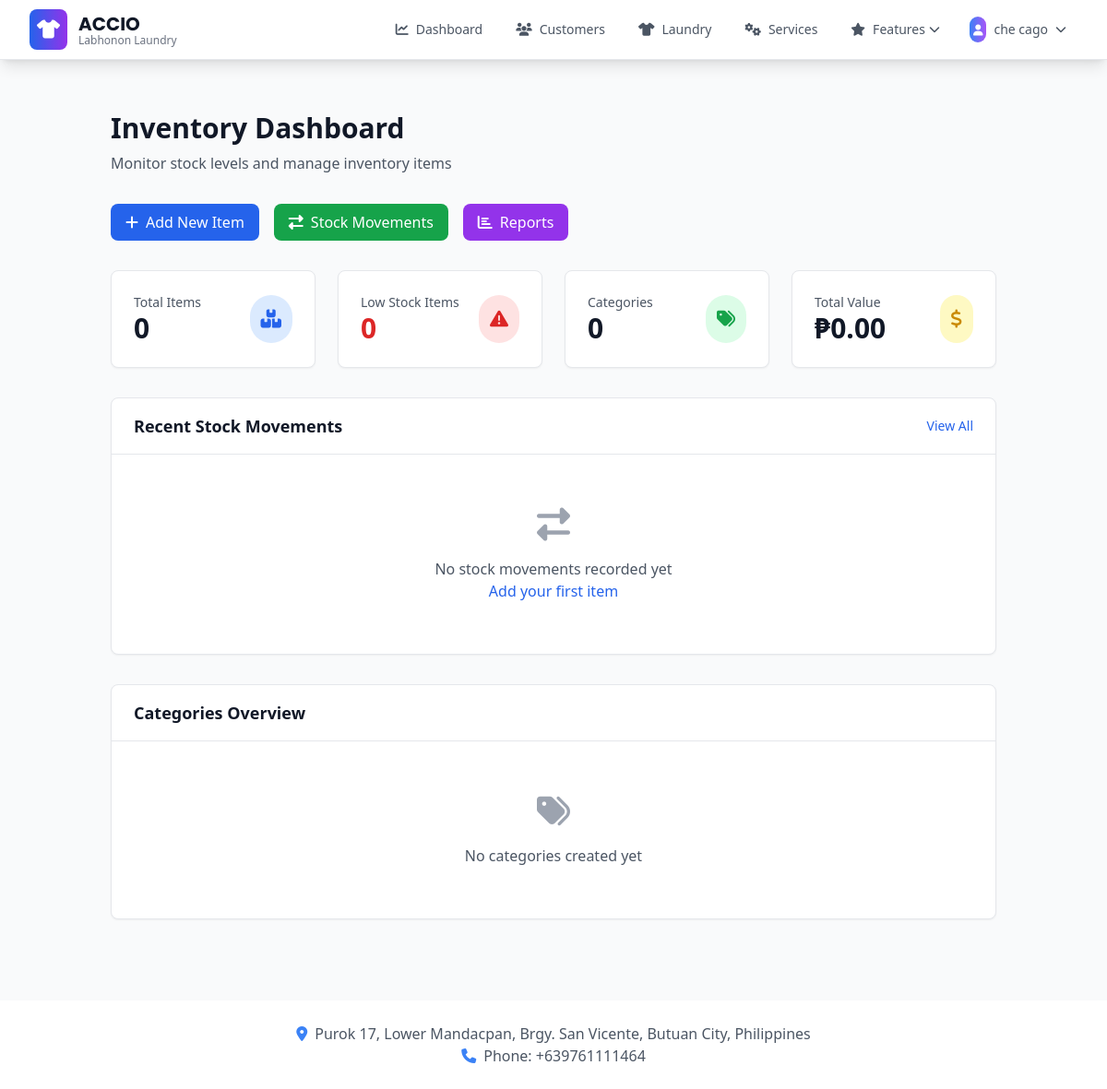
Page /inventory/dashboard (signed in) on the earlier database version.
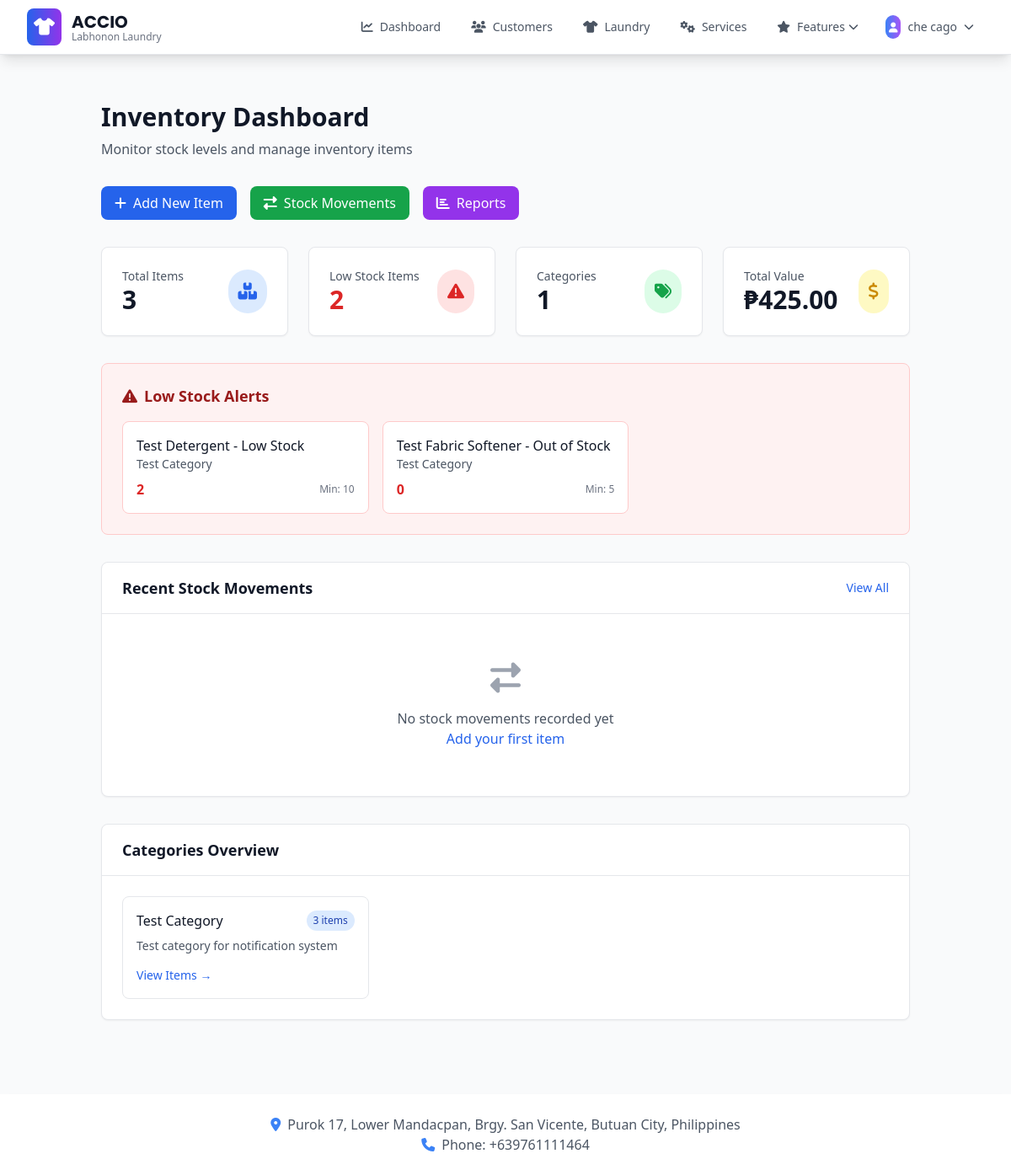
Same page on the later database version.
### app/models.py (models this page shows, shortened)
class InventoryItem(db.Model):
    id = db.Column(db.Integer, primary_key=True)
    name = db.Column(db.String(150), nullable=False)
    description = db.Column(db.Text)
    category_id = db.Column(db.Integer, db.ForeignKey('inventory_category.id'), nullable=False)
    current_stock = db.Column(db.Integer, default=0)
    minimum_stock = db.Column(db.Integer, default=10)  # Reorder level
    maximum_stock = db.Column(db.Integer, default=100)  # Maximum capacity
    unit_of_measure = db.Column(db.String(20), default='pieces')  # pieces, liters, kg, bottles, etc.
    cost_per_unit = db.Column(db.Float, default=0.0)
    selling_price = db.Column(db.Float, default=0.0)
    brand = db.Column(db.String(100))
    model_number = db.Column(db.String(100))
    supplier = db.Column(db.String(150))
    barcode = db.Column(db.String(100), unique=True)
    is_active = db.Column(db.Boolean, default=True)
    is_consumable = db.Column(db.Boolean, default=True)  # True for supplies, False for equipment
    date_created = db.Column(db.DateTime, default=datetime.utcnow)
    date_updated = db.Column(db.DateTime, default=datetime.utcnow, onupdate=datetime.utcnow)
    created_by = db.Column(db.Integer, db.ForeignKey('user.id'))
    stock_movements = db.relationship('StockMovement', backref='item', lazy=True, cascade='all, delete-orphan')

class InventoryCategory(db.Model):
    id = db.Column(db.Integer, primary_key=True)
    name = db.Column(db.String(100), unique=True, nullable=False)
    description = db.Column(db.Text)
    icon = db.Column(db.String(50), default='fas fa-box')
    color = db.Column(db.String(20), default='blue')  # For UI color coding
    is_active = db.Column(db.Boolean, default=True)
    date_created = db.Column(db.DateTime, default=datetime.utcnow)
    items = db.relationship('InventoryItem', backref='category', lazy=True, cascade='all, delete-orphan')

### app/inventory.py (the view)
@inventory.route('/dashboard')
@login_required
def dashboard():
    total_items = InventoryItem.query.count()
    total_categories = InventoryCategory.query.count()
    items = InventoryItem.query.all()
    total_value = sum((item.cost_per_unit or 0) * item.current_stock for item in items)
    low_stock_items = InventoryItem.query.filter(
        InventoryItem.current_stock <= InventoryItem.minimum_stock  # type: ignore
    ).all()
    low_stock_count = len(low_stock_items)
    recent_movements = StockMovement.query.order_by(desc(StockMovement.created_at)).limit(10).all()
    categories = InventoryCategory.query.all()
    return render_template('inventory/dashboard.html',
                         total_items=total_items,
                         total_categories=total_categories,
                         total_value=total_value,
                         low_stock_count=low_stock_count,
                         low_stock_items=low_stock_items,
                         recent_movements=recent_movements,
                         categories=categories)

### app/__init__.py (called while the page is built)
@login_manager.user_loader
def load_user(id):
    from .models import User
    return User.query.get(int(id))

### app/templates/inventory/dashboard.html (shortened to what the changed rows need)
{% extends "base.html" %}
{% block content %}
<div class="container mx-auto px-4 sm:px-6 lg:px-8 py-8">
    <div class="mb-8">
        <h1 class="text-3xl font-bold text-gray-900 mb-2">Inventory Dashboard</h1>
    </div>
    <div class="grid grid-cols-1 md:grid-cols-2 lg:grid-cols-4 gap-6 mb-8">
        <div class="bg-white rounded-lg shadow-sm border border-gray-200 p-6">
            <div class="flex items-center justify-between">
                <div>
                    <p class="text-gray-600 text-sm font-medium">Total Items</p>
                    <p class="text-3xl font-bold text-gray-900">{{ total_items or 0 }}</p>
                </div>
            </div>
        </div>
        <div class="bg-white rounded-lg shadow-sm border border-gray-200 p-6">
            <div class="flex items-center justify-between">
                <div>
                    <p class="text-gray-600 text-sm font-medium">Low Stock Items</p>
                    <p class="text-3xl font-bold text-red-600">{{ low_stock_count or 0 }}</p>
                </div>
            </div>
        </div>
        <div class="bg-white rounded-lg shadow-sm border border-gray-200 p-6">
            <div class="flex items-center justify-between">
                <div>
                    <p class="text-gray-600 text-sm font-medium">Categories</p>
                    <p class="text-3xl font-bold text-gray-900">{{ total_categories or 0 }}</p>
                </div>
            </div>
        </div>
        <div class="bg-white rounded-lg shadow-sm border border-gray-200 p-6">
            <div class="flex items-center justify-between">
                <div>
                    <p class="text-gray-600 text-sm font-medium">Total Value</p>
                    <p class="text-3xl font-bold text-gray-900">₱{{ "%.2f"|format(total_value or 0) }}</p>
                </div>
            </div>
        </div>
    </div>
    {% if low_stock_items %}
    <div class="mb-8">
        <div class="bg-red-50 border border-red-200 rounded-lg p-6">
            <h3 class="text-lg font-semibold text-red-800 mb-4 flex items-center">
                <i class="fas fa-exclamation-triangle mr-2"></i>
                Low Stock Alerts
            </h3>
            <div class="grid grid-cols-1 md:grid-cols-2 lg:grid-cols-3 gap-4">
                {% for item in low_stock_items %}
                <div class="bg-white rounded-lg border border-red-200 p-4">
                    <h4 class="font-medium text-gray-900">{{ item.name }}</h4>
                    <p class="text-sm text-gray-600">{{ item.category.name if item.category else 'No Category' }}</p>
                    <div class="mt-2 flex justify-between items-center">
                        <span class="text-red-600 font-semibold">{{ item.current_stock }} {{ item.unit }}</span>
                        <span class="text-xs text-gray-500">Min: {{ item.minimum_stock }}</span>
                    </div>
                </div>
                {% endfor %}
            </div>
        </div>
    </div>
    {% endif %}
    <div class="bg-white rounded-lg shadow-sm border border-gray-200">
        <div class="p-6">
            {% if categories %}
            <div class="grid grid-cols-1 md:grid-cols-2 lg:grid-cols-3 gap-4">
                {% for category in categories %}
                <div class="border border-gray-200 rounded-lg p-4 hover:shadow-md transition-shadow duration-200">
                    <div class="flex items-center justify-between mb-2">
                        <h4 class="font-medium text-gray-900">{{ category.name }}</h4>
                        <span class="bg-blue-100 text-blue-800 text-xs font-medium px-2 py-1 rounded-full">
                            {{ category.items|length }} items
                        </span>
                    </div>
                    <p class="text-sm text-gray-600 mb-3">{{ category.description or 'No description' }}</p>
                    <a href="{{ url_for('inventory.list_items', category_id=category.id) }}"
                       class="text-blue-600 hover:text-blue-700 text-sm font-medium">View Items →</a>
                </div>
                {% endfor %}
            </div>
            {% else %}
            <div class="text-center py-8">
                <i class="fas fa-tags text-gray-400 text-4xl mb-4"></i>
                <p class="text-gray-600">No categories created yet</p>
            </div>
            {% endif %}
        </div>
    </div>
</div>
{% endblock %}

Differences in the rows shown:
added InventoryItem: name "Test Detergent - Low Stock", category "Test Category", current_stock "2", minimum_stock "10"
added InventoryItem: name "Test Fabric Softener - Out of Stock", category "Test Category", current_stock "0", minimum_stock "5"
added InventoryCategory: name "Test Category", items|length "3", description "Test category for notification system"
Other differences:
{{ total_items or 0 }}: "0" → "3"
{{ low_stock_count or 0 }}: "0" → "2"
{{ total_categories or 0 }}: "0" → "1"
{{ "%.2f"|format(total_value or 0) }}: "0.00" → "425.00"
text no longer shown: "No categories created yet"
text now shown: "Low Stock Alerts"
